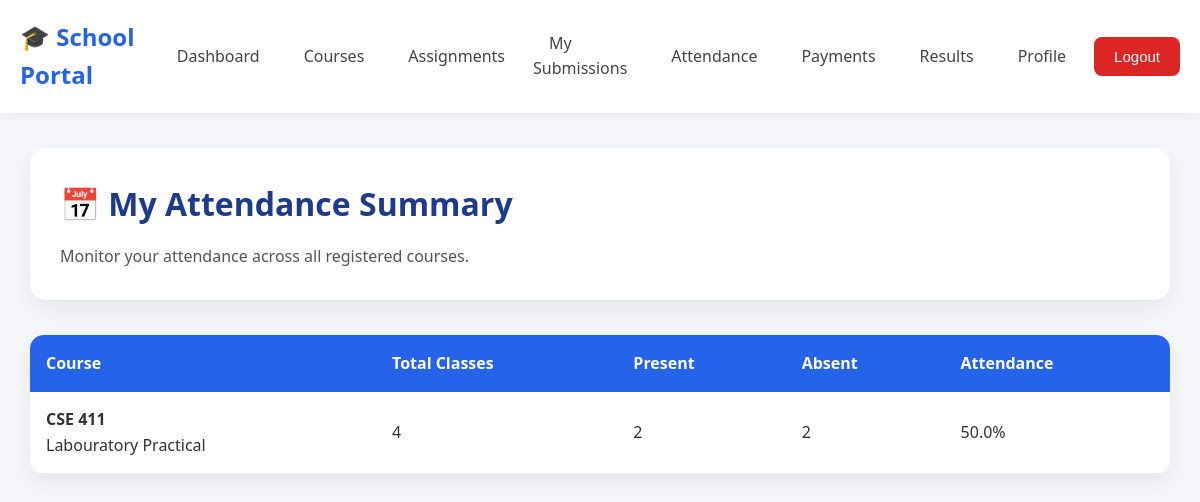
The page /my-attendance/ (signed in) on the database its author committed.
### courses/models.py (models this page shows, shortened)
class Course(models.Model):
    course_code = models.CharField(max_length=20, unique=True)
    course_title = models.CharField(max_length=200)
    units = models.PositiveIntegerField()
    semester = models.CharField(max_length=15)
    department = models.ForeignKey(Department,on_delete=models.CASCADE)
    lecturer = models.ForeignKey(Lecturer, on_delete=models.CASCADE, related_name='courses')

### dashboard/views.py (the view)
# urls.py: path("my-attendance/", StudentAttendanceSummaryView.as_view(), name="student_attendance"),
class StudentAttendanceSummaryView(LoginRequiredMixin, TemplateView):
    template_name = "dashboard/student_attendance_summary.html"
    def get_context_data(self, **kwargs):
        context = super().get_context_data(**kwargs)
        student = self.request.user.student
        records = Attendance.objects.filter(student=student).select_related("course")
        summary = defaultdict(lambda: {
            "course__course_code": "",
            "course__course_title": "",
            "total": 0,
            "present": 0,
            "absent": 0,
            "percentage": 0,
        })
        for record in records:
            code = record.course.course_code
            summary[code]["course__course_code"] = record.course.course_code
            summary[code]["course__course_title"] = record.course.course_title
            summary[code]["total"] += 1
            if record.present:
                summary[code]["present"] += 1
            else:
                summary[code]["absent"] += 1
        attendance = list(summary.values())
        for row in attendance:
            row["percentage"] = round(
                (row["present"] / row["total"]) * 100,
                1
            ) if row["total"] else 0
        context["attendance"] = attendance
        return context

### dashboard/templates/dashboard/student_attendance_summary.html (shortened to what this page needs)
{% extends "dashboard_base.html" %}
{% block content %}
<div class="page-header">
    <h1>📅 My Attendance Summary</h1>
    <p>
        Monitor your attendance across all registered courses.
    </p>
</div>
{% if attendance %}
<div class="table-container">
    <table class="portal-table">
        <thead>
            <tr>
                <th>Course</th>
                <th>Total Classes</th>
                <th>Present</th>
                <th>Absent</th>
                <th>Attendance</th>
            </tr>
        </thead>
        <tbody>
            {% for item in attendance %}
            <tr>
                <td>
                    <strong>{{ item.course__course_code }}</strong>
                    <br>
                    {{ item.course__course_title }}
                </td>
                <td>
                    {{ item.total }}
                </td>
                <td>
                    <span class="badge badge-success">
                        {{ item.present }}
                    </span>
                </td>
                <td>
                    <span class="badge badge-danger">
                        {{ item.absent }}
                    </span>
                </td>
                <td>
                    {% if item.percentage >= 75 %}
                        <span class="badge badge-success">
                            {{ item.percentage }}%
                        </span>
                    {% elif item.percentage >= 50 %}
                        <span class="badge badge-warning">
                            {{ item.percentage }}%
                        </span>
                    {% else %}
                        <span class="badge badge-danger">
                            {{ item.percentage }}%
                        </span>
                    {% endif %}
                </td>
            </tr>
            {% endfor %}
        </tbody>
    </table>
</div>
{% endif %}
{% endblock %}

### static/css/style.css (style rules this page uses)
* { margin:0; padding:0; box-sizing:border-box; }
html { scroll-behavior:smooth; }
body { font-family:Segoe UI,Tahoma,Geneva,Verdana,sans-serif; background:#f5f7fb; color:#333; line-height:1.6; }
:root { --primary:#2563eb; --primary-dark:#1d4ed8; --success:#16a34a; --success-dark:#15803d; --danger:#dc2626; --danger-dark:#b91c1c; --warning:#f59e0b; --gray:#6b7280; --light:#ffffff; --background:#f5f7fb; --border:#e5e7eb; --shadow:0 8px 25px rgba(0,0,0,.08); --radius:12px; }
h1 { color:#1e3a8a; margin-bottom:15px; }
p { color:#555; }
.page-header { background:white; padding:30px; border-radius:16px; margin-bottom:35px; box-shadow:var(--shadow); }
.page-header p { margin-top:10px; }
table { width:100%; border-collapse:collapse; background:#fff; border-radius:14px; overflow:hidden; box-shadow:var(--shadow); margin-top:20px; }
thead { background:var(--primary); }
thead th { color:white; font-weight:600; padding:16px; text-align:left; }
tbody td { padding:15px 16px; border-bottom:1px solid #ececec; }
* { transition:all 0.2s ease-in-out; }

### rows shown on the page
Course: course__course_code "CSE 411", course__course_title "Labouratory Practical"

### other values the page prints
{{ item.total }} "4"
{{ item.present }} "2"
{{ item.absent }} "2"
{{ item.percentage }} "50.0"
